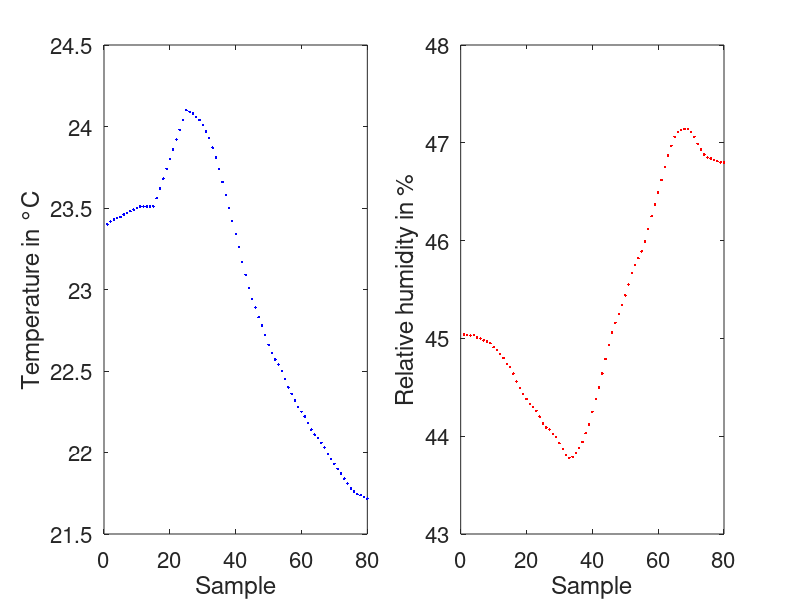

Write MATLAB code to recreate this figure.
clear
clc
fid = fopen('DATA.TXT','r');
disp('Importing data, please wait...')

% Preallocate
N = 1e5;
temperature = nan(1,N);
humidity = nan(1,N);
dateStrs = cell(1,N);   % use cell array instead of strings

i = 1;
while ~feof(fid)
    a = fgets(fid);
    if ~isempty(strfind(a,'Temperature'))
        offset = strfind(a,'Temperature:');
        temperature(i) = str2double(a(offset+12:offset+16));

        offset = strfind(a,'Humidity:');
        humidity(i) = str2double(a(offset+10:offset+14));

        offset = strfind(a,'Date/Time:');
        dateStrs{i} = strtrim(a(offset+11:end)); % store as char in cell
        i = i+1;
    end
end
fclose(fid);

% Trim
temperature = temperature(1:i-1);
humidity = humidity(1:i-1);
dateStrs = dateStrs(1:i-1);

% Convert to datetime after loop
try
    dateTimeObj = datetime(dateStrs, 'InputFormat', 'yyyy-MM-dd HH:mm:ss');
catch
    dateTimeObj = 1:(i-1);
end

temperature=movmean(temperature,10);
humidity=movmean(humidity,10);
disp('Generating the plot...')
figure('Position',[100 100 1000 800]);
hold on
try %Matlab
    yyaxis left
    plot (dateTimeObj,temperature,'b.')
    xlabel('Date/Time')
    ylabel('Temperature in °C')
    yyaxis right
    plot (dateTimeObj,humidity,'.r')
    ylabel('Relative humidity in %')
    set(gca,'FontSize',16)
catch %GNU Octave
    subplot(1,2,1);
    plot (dateTimeObj,temperature,'b.')
    xlabel('Sample')
    ylabel('Temperature in °C')
    set(gca,'FontSize',16)
    subplot(1,2,2);
    plot (dateTimeObj,humidity,'.r')
    xlabel('Sample')
    ylabel('Relative humidity in %')
    set(gca,'FontSize',16)
end
hold off
disp('Saving figure...')
saveas(gcf,'Plot.png');
